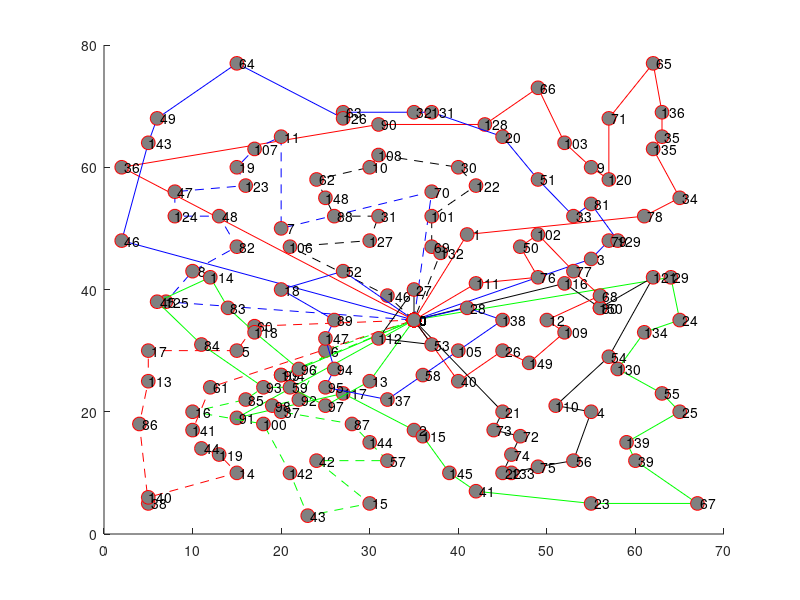

Recreate this plot in MATLAB. (Note: this script raises an error after producing the figure.)
hold on;
plot([ 35; 41; 61; 65; 62; 63; 63; 62; 57; 57; 55; 52; 49; 43; 31;  2; 35], [ 35; 49; 52; 55; 63; 65; 69; 77; 68; 58; 60; 64; 73; 67; 67; 60; 35], '-ro', 'MarkerSize', 10, 'MarkerEdgeColor', 'r', 'MarkerFaceColor', [0.5,0.5,0.5]);
text([ 35; 41; 61; 65; 62; 63; 63; 62; 57; 57; 55; 52; 49; 43; 31;  2; 35], [ 35; 49; 52; 55; 63; 65; 69; 77; 68; 58; 60; 64; 73; 67; 67; 60; 35], num2str([   0;   1;  78;  34; 135;  35; 136;  65;  71; 120;   9; 103;  66; 128;  90;  36;   0]));
plot([ 35; 15; 27; 35; 36; 39; 42; 55; 67; 60; 59; 65; 63; 58; 61; 65; 64; 35], [ 35; 19; 23; 17; 16; 10;  7;  5;  5; 12; 15; 20; 23; 27; 33; 35; 42; 35], '-go', 'MarkerSize', 10, 'MarkerEdgeColor', 'r', 'MarkerFaceColor', [0.5,0.5,0.5]);
text([ 35; 15; 27; 35; 36; 39; 42; 55; 67; 60; 59; 65; 63; 58; 61; 65; 64; 35], [ 35; 19; 23; 17; 16; 10;  7;  5;  5; 12; 15; 20; 23; 27; 33; 35; 42; 35], num2str([   0;  91; 117;   2; 115; 145;  41;  23;  67;  39; 139;  25;  55; 130; 134;  24;  29;   0]));
plot([ 35; 55; 57; 58; 55; 53; 49; 45; 37; 35; 27; 27; 15;  6;  5;  2; 35], [ 35; 45; 48; 48; 54; 52; 58; 65; 69; 69; 69; 68; 77; 68; 64; 48; 35], '-bo', 'MarkerSize', 10, 'MarkerEdgeColor', 'r', 'MarkerFaceColor', [0.5,0.5,0.5]);
text([ 35; 55; 57; 58; 55; 53; 49; 45; 37; 35; 27; 27; 15;  6;  5;  2; 35], [ 35; 45; 48; 48; 54; 52; 58; 65; 69; 69; 69; 68; 77; 68; 64; 48; 35], num2str([   0;   3;  79; 129;  81;  33;  51;  20; 131;  32;  63; 126;  64;  49; 143;  46;   0]));
plot([ 35; 52; 56; 56; 62; 57; 51; 55; 53; 49; 46; 45; 46; 47; 44; 45; 35], [ 35; 41; 37; 37; 42; 29; 21; 20; 12; 11; 10; 10; 13; 16; 17; 20; 35], '-ko', 'MarkerSize', 10, 'MarkerEdgeColor', 'r', 'MarkerFaceColor', [0.5,0.5,0.5]);
text([ 35; 52; 56; 56; 62; 57; 51; 55; 53; 49; 46; 45; 46; 47; 44; 45; 35], [ 35; 41; 37; 37; 42; 29; 21; 20; 12; 11; 10; 10; 13; 16; 17; 20; 35], num2str([   0; 116; 150;  80; 121;  54; 110;   4;  56;  75; 133;  22;  74;  72;  73;  21;   0]));
plot([ 35; 17; 15;  5;  5;  4;  5;  5; 15; 13; 11; 10; 12; 35], [ 35; 34; 30; 30; 25; 18;  5;  6; 10; 13; 14; 17; 24; 35], '--ro', 'MarkerSize', 10, 'MarkerEdgeColor', 'r', 'MarkerFaceColor', [0.5,0.5,0.5]);
text([ 35; 17; 15;  5;  5;  4;  5;  5; 15; 13; 11; 10; 12; 35], [ 35; 34; 30; 30; 25; 18;  5;  6; 10; 13; 14; 17; 24; 35], num2str([   0;  60;   5;  17; 113;  86;  38; 140;  14; 119;  44; 141;  61;   0]));
plot([ 35; 25; 22; 19; 20; 28; 30; 32; 24; 30; 23; 21; 18; 10; 16; 20; 20; 35], [ 35; 30; 22; 21; 20; 18; 15; 12; 12;  5;  3; 10; 18; 20; 22; 26; 26; 35], '--go', 'MarkerSize', 10, 'MarkerEdgeColor', 'r', 'MarkerFaceColor', [0.5,0.5,0.5]);
text([ 35; 25; 22; 19; 20; 28; 30; 32; 24; 30; 23; 21; 18; 10; 16; 20; 20; 35], [ 35; 30; 22; 21; 20; 18; 15; 12; 12;  5;  3; 10; 18; 20; 22; 26; 26; 35], num2str([   0;   6;  92;  98;  37;  87; 144;  57;  42;  15;  43; 142; 100;  16;  85; 104;  99;   0]));
plot([ 35; 37; 20; 20; 17; 15; 16;  8;  8; 13; 15; 10;  7; 35], [ 35; 56; 50; 65; 63; 60; 57; 56; 52; 52; 47; 43; 38; 35], '--bo', 'MarkerSize', 10, 'MarkerEdgeColor', 'r', 'MarkerFaceColor', [0.5,0.5,0.5]);
text([ 35; 37; 20; 20; 17; 15; 16;  8;  8; 13; 15; 10;  7; 35], [ 35; 56; 50; 65; 63; 60; 57; 56; 52; 52; 47; 43; 38; 35], num2str([   0;  70;   7;  11; 107;  19; 123;  47; 124;  48;  82;   8; 125;   0]));
plot([ 35; 32; 21; 30; 31; 26; 25; 24; 30; 31; 40; 42; 37; 37; 38; 35], [ 35; 39; 47; 48; 52; 52; 55; 58; 60; 62; 60; 57; 52; 47; 46; 35], '--ko', 'MarkerSize', 10, 'MarkerEdgeColor', 'r', 'MarkerFaceColor', [0.5,0.5,0.5]);
text([ 35; 32; 21; 30; 31; 26; 25; 24; 30; 31; 40; 42; 37; 37; 38; 35], [ 35; 39; 47; 48; 52; 52; 55; 58; 60; 62; 60; 57; 52; 47; 46; 35], num2str([   0; 146; 106; 127;  31;  88; 148;  62;  10; 108;  30; 122; 101;  69; 132;   0]));
plot([ 35; 40; 45; 48; 52; 50; 56; 53; 49; 47; 49; 42; 35], [ 35; 25; 30; 28; 33; 35; 39; 43; 49; 47; 42; 41; 35], '-ro', 'MarkerSize', 10, 'MarkerEdgeColor', 'r', 'MarkerFaceColor', [0.5,0.5,0.5]);
text([ 35; 40; 45; 48; 52; 50; 56; 53; 49; 47; 49; 42; 35], [ 35; 25; 30; 28; 33; 35; 39; 43; 49; 47; 42; 41; 35], num2str([   0;  40;  26; 149; 109;  12;  68;  77; 102;  50;  76; 111;   0]));
plot([ 35; 30; 25; 21; 18; 11;  6; 12; 14; 17; 22; 35], [ 35; 25; 21; 24; 24; 31; 38; 42; 37; 33; 27; 35], '-go', 'MarkerSize', 10, 'MarkerEdgeColor', 'r', 'MarkerFaceColor', [0.5,0.5,0.5]);
text([ 35; 30; 25; 21; 18; 11;  6; 12; 14; 17; 22; 35], [ 35; 25; 21; 24; 24; 31; 38; 42; 37; 33; 27; 35], num2str([   0;  13;  97;  59;  93;  84;  45; 114;  83; 118;  96;   0]));
plot([ 35; 41; 45; 40; 36; 32; 25; 26; 25; 26; 20; 27; 35], [ 35; 37; 35; 30; 26; 22; 24; 27; 32; 35; 40; 43; 35], '-bo', 'MarkerSize', 10, 'MarkerEdgeColor', 'r', 'MarkerFaceColor', [0.5,0.5,0.5]);
text([ 35; 41; 45; 40; 36; 32; 25; 26; 25; 26; 20; 27; 35], [ 35; 37; 35; 30; 26; 22; 24; 27; 32; 35; 40; 43; 35], num2str([   0;  28; 138; 105;  58; 137;  95;  94; 147;  89;  18;  52;   0]));
plot([ 35; 35; 31; 37; 35], [ 35; 40; 32; 31; 35], '-ko', 'MarkerSize', 10, 'MarkerEdgeColor', 'r', 'MarkerFaceColor', [0.5,0.5,0.5]);
text([ 35; 35; 31; 37; 35], [ 35; 40; 32; 31; 35], num2str([   0;  27; 112;  53;   0]));
legend('Route 1','Route 2','Route 3','Route 4','Route 5','Route 6','Route 7','Route 8','Route 9','Route 10','Route 11','Route 12',0);
xlabel('x');
ylabel('y');
